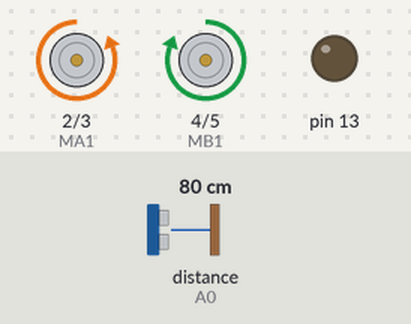
Simulated run of this sketch. Board: Arduino Uno, built with avr-gcc and run on an emulated ATmega328P. On the bench: motor-driver pin pairs drawn as motors (green arrow = first pin HIGH = forward, orange = second pin HIGH = backward, longer = more drive), output pins drawn as LEDs (lit = HIGH). Wiring (inferred from the names in the program): ultrasonic range finder: trigger A1; echo A0. The inputs (shaded band) are chosen by the test bench; at power-on: distance to the obstacle (sensor on A0) 80 cm. The echo pulse lasts 58.3 µs per cm; random numbers use the default seed unless the sketch sets one; pins used as bus, display or sensor lines are not drawn.

Above: at 2.8 s.
2.9 s: distance to the obstacle (sensor on A0) set to 45 cm
4.4 s: distance to the obstacle (sensor on A0) set to 38 cm
At 4.5 s:
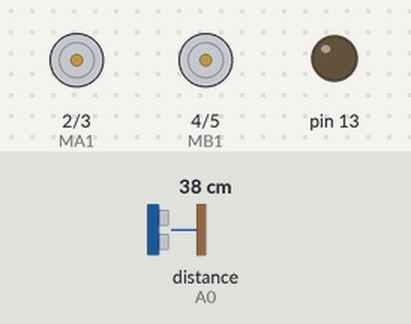
At 4.9 s:
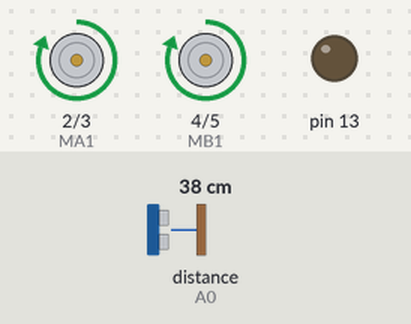
7.4 s: distance to the obstacle (sensor on A0) set to 60 cm
8.9 s: distance to the obstacle (sensor on A0) set to 2 cm
At 9.2 s:
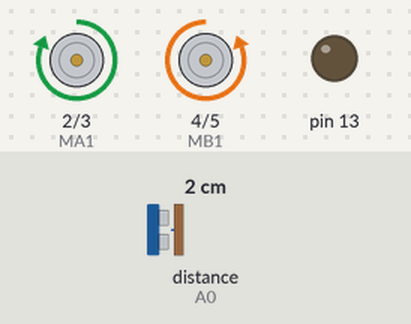
Timing chart, 0 to 12.9 s (numbered marks = the images above; inputs shaded):
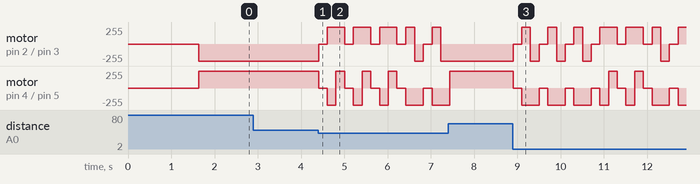

The sketch:

arduino_robo_autonomo_perceptron.ino
```cpp
#define TRIGGER A1
#define ECHO A0

#define MA1 2
#define MA2 3

#define MB1 4
#define MB2 5

void back() {
    digitalWrite(MA1, HIGH);
    digitalWrite(MA2, LOW);
   
    digitalWrite(MB1, LOW);
    digitalWrite(MB2, HIGH);
}

void front() {
    digitalWrite(MA1, LOW);
    digitalWrite(MA2, HIGH);
   
    digitalWrite(MB1, HIGH);
    digitalWrite(MB2, LOW);
}

void stop() {
    digitalWrite(MA1, LOW);
    digitalWrite(MA2, LOW);
   
    digitalWrite(MB1, LOW);
    digitalWrite(MB2, LOW);
}

void right() {
    digitalWrite(MA1, LOW);
    digitalWrite(MA2, HIGH);
   
    digitalWrite(MB1, LOW);
    digitalWrite(MB2, HIGH);
}

void left() {
    digitalWrite(MA1, HIGH);
    digitalWrite(MA2, LOW);
   
    digitalWrite(MB1, HIGH);
    digitalWrite(MB2, LOW);
}

double detect() {
    digitalWrite(TRIGGER, 1);
    delayMicroseconds(10);
    digitalWrite(TRIGGER, 0);

    return (pulseIn(ECHO, 1) / 1000000.0) * 349 / 2.0;
}

double inputs[] = {0};
double weights[] = {random(1, 1000) / 1000.0,random(1, 1000) / 1000.0};
double bias = random(0, 1) / 100.0;

double sigmoid(double x) {
return 1.0 / (1.0 + exp(-x));
}

double feedforward(double i[]) {
double hidden = i[0] * weights[0] + i[1] * weights[1];
hidden += bias;
  double output = sigmoid(hidden);
  return output;
}

void train(double i[], double target) {
  double output = feedforward(i);
double error = target - output;
  double learningRate = 0.4;
 
    weights[0] += error * i[0] * learningRate;
  weights[1] += error * i[1] * learningRate;
  bias += error * learningRate;
}

void setup() {
    pinMode(MA1, OUTPUT);
    pinMode(MA2, OUTPUT);
   
    pinMode(MB1, OUTPUT);
    pinMode(MB2, OUTPUT);
   
    pinMode(ECHO, INPUT);
    pinMode(TRIGGER, OUTPUT);
    pinMode(13, OUTPUT);
    digitalWrite(13,0);

    double dataset[5][2][2] = {
        {{0.02}, 1.0},
        {{0.05}, 1.0},
        {{0.1}, 1.0},
        {{0.6}, 0.5},
        {{1.0}, 0.0}
    };
   
    for(int i = 0; i < 1000; i++) {
        for(int j = 0; j < 5; j++) {
            train(dataset[j][0], dataset[j][1][0]);
        }
    }
}

void loop() {
  double d = detect();
  inputs[0] = d;

  double guess = feedforward(inputs);
 
  if(guess > 0.9) {
    stop();
    delay(200);
    back();
    delay(200);
    if(rand() % 2 == 0) {
      right();
    }else {
      left();
    }
    delay(200);
    stop();
    d = detect();
    inputs[0] = d;
    guess = feedforward(inputs);
  }

  if( guess < 0.9 ){
    front();
  }else {
    stop();
  }
}
```

Measured:
- the behaviour switches between 41 and 40 cm on distance to the obstacle (sensor on A0) (found by bisection; images 0 and 1)
- after the input at 2.9 s, every drawn part: stays the same
